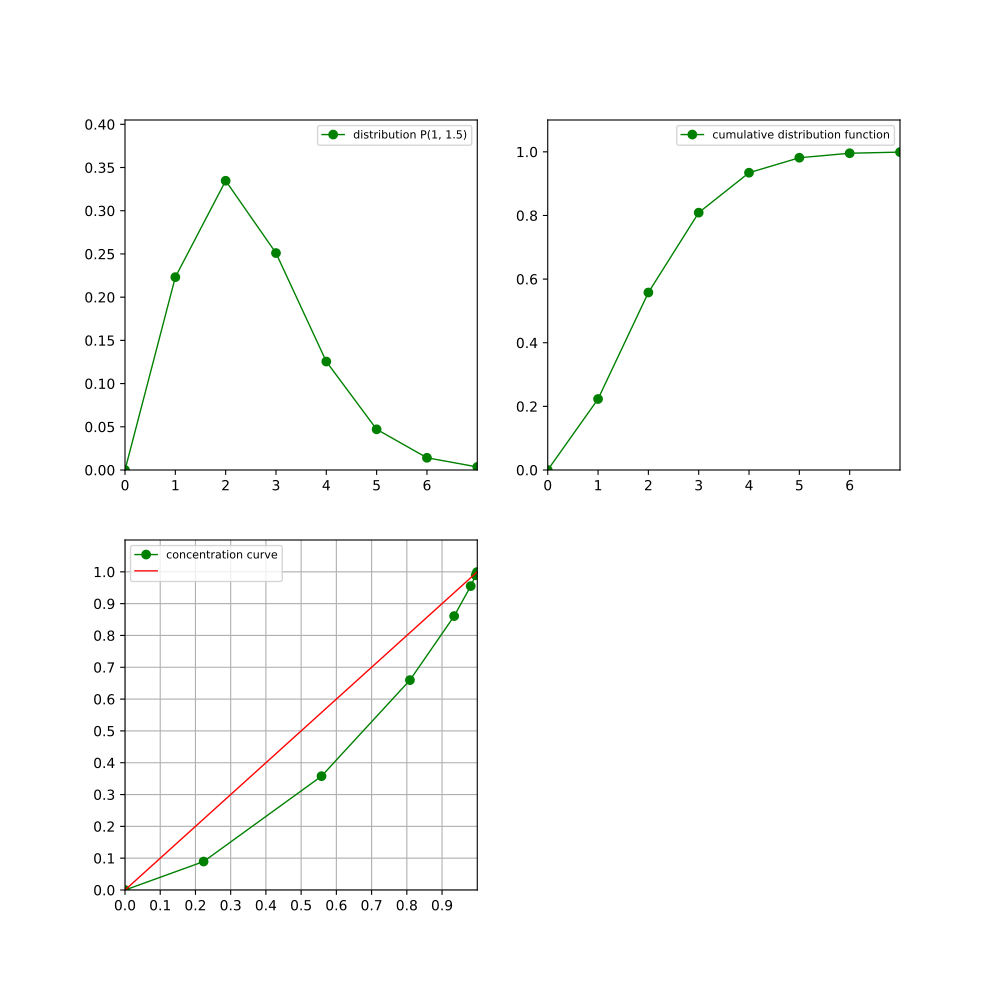

Here is the Python script that generated this plot:
from openalea.stat_tool.distribution import Poisson
b = Poisson(1,1.5)
b.plot(legend_size=8)
